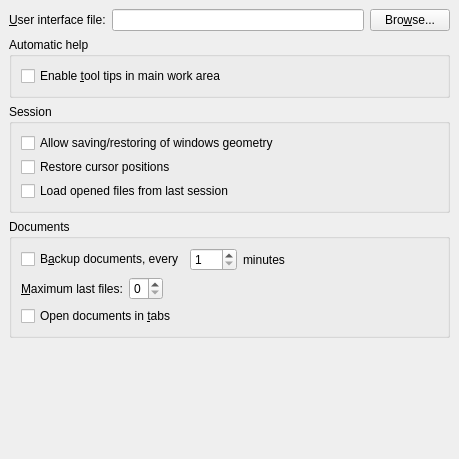
<ui version="4.0" >
 <class>PrefUi</class>
 <widget class="QWidget" name="PrefUi" >
  <property name="geometry" >
   <rect>
    <x>0</x>
    <y>0</y>
    <width>459</width>
    <height>459</height>
   </rect>
  </property>
  <property name="sizePolicy" >
   <sizepolicy>
    <hsizetype>0</hsizetype>
    <vsizetype>0</vsizetype>
    <horstretch>0</horstretch>
    <verstretch>0</verstretch>
   </sizepolicy>
  </property>
  <property name="windowTitle" >
   <string/>
  </property>
  <layout class="QGridLayout" >
   <property name="margin" >
    <number>9</number>
   </property>
   <property name="spacing" >
    <number>6</number>
   </property>
   <item row="2" column="0" colspan="3" >
    <widget class="QGroupBox" name="GeometryGB" >
     <property name="title" >
      <string>Session</string>
     </property>
     <property name="flat" >
      <bool>true</bool>
     </property>
     <layout class="QGridLayout" >
      <property name="margin" >
       <number>9</number>
      </property>
      <property name="spacing" >
       <number>4</number>
      </property>
      <item row="0" column="0" >
       <widget class="QCheckBox" name="allowGeometrySessionCB" >
        <property name="enabled" >
         <bool>true</bool>
        </property>
        <property name="toolTip" >
         <string>Restore to cursor position when the file was last closed</string>
        </property>
        <property name="text" >
         <string>Allow saving/restoring of windows geometry</string>
        </property>
       </widget>
      </item>
      <item row="1" column="0" >
       <widget class="QCheckBox" name="restoreCursorCB" >
        <property name="text" >
         <string>Restore cursor positions</string>
        </property>
       </widget>
      </item>
      <item row="2" column="0" >
       <widget class="QCheckBox" name="loadSessionCB" >
        <property name="text" >
         <string>Load opened files from last session</string>
        </property>
       </widget>
      </item>
     </layout>
    </widget>
   </item>
   <item row="3" column="0" colspan="3" >
    <widget class="QGroupBox" name="documentsGB" >
     <property name="title" >
      <string>Documents</string>
     </property>
     <property name="flat" >
      <bool>true</bool>
     </property>
     <layout class="QGridLayout" >
      <property name="margin" >
       <number>9</number>
      </property>
      <property name="spacing" >
       <number>6</number>
      </property>
      <item row="1" column="0" colspan="4" >
       <layout class="QHBoxLayout" >
        <property name="margin" >
         <number>0</number>
        </property>
        <property name="spacing" >
         <number>6</number>
        </property>
        <item>
         <widget class="QLabel" name="lastfilesLA" >
          <property name="text" >
           <string>&amp;Maximum last files:</string>
          </property>
          <property name="buddy" >
           <cstring>lastfilesSB</cstring>
          </property>
         </widget>
        </item>
        <item>
         <widget class="QSpinBox" name="lastfilesSB" >
          <property name="maximum" >
           <number>9</number>
          </property>
         </widget>
        </item>
        <item>
         <spacer>
          <property name="orientation" >
           <enum>Qt::Horizontal</enum>
          </property>
          <property name="sizeHint" >
           <size>
            <width>40</width>
            <height>20</height>
           </size>
          </property>
         </spacer>
        </item>
       </layout>
      </item>
      <item row="0" column="3" >
       <spacer>
        <property name="orientation" >
         <enum>Qt::Horizontal</enum>
        </property>
        <property name="sizeHint" >
         <size>
          <width>61</width>
          <height>21</height>
         </size>
        </property>
       </spacer>
      </item>
      <item row="0" column="2" >
       <widget class="QLabel" name="TextLabel1" >
        <property name="text" >
         <string>minutes</string>
        </property>
       </widget>
      </item>
      <item row="0" column="1" >
       <widget class="QSpinBox" name="autoSaveSB" >
        <property name="maximum" >
         <number>300</number>
        </property>
        <property name="minimum" >
         <number>1</number>
        </property>
       </widget>
      </item>
      <item row="0" column="0" >
       <widget class="QCheckBox" name="autoSaveCB" >
        <property name="text" >
         <string>B&amp;ackup documents, every</string>
        </property>
       </widget>
      </item>
      <item row="2" column="0" colspan="4" >
       <widget class="QCheckBox" name="openDocumentsInTabsCB" >
        <property name="text" >
         <string>Open documents in &amp;tabs</string>
        </property>
       </widget>
      </item>
     </layout>
    </widget>
   </item>
   <item row="6" column="0" colspan="3" >
    <spacer>
     <property name="orientation" >
      <enum>Qt::Vertical</enum>
     </property>
     <property name="sizeHint" >
      <size>
       <width>395</width>
       <height>16</height>
      </size>
     </property>
    </spacer>
   </item>
   <item row="1" column="0" colspan="3" >
    <widget class="QGroupBox" name="pixmapCacheGB_2" >
     <property name="title" >
      <string>Automatic help</string>
     </property>
     <property name="alignment" >
      <set>Qt::AlignLeading|Qt::AlignLeft|Qt::AlignTop</set>
     </property>
     <property name="flat" >
      <bool>true</bool>
     </property>
     <layout class="QGridLayout" >
      <property name="margin" >
       <number>9</number>
      </property>
      <property name="spacing" >
       <number>4</number>
      </property>
      <item row="0" column="0" >
       <widget class="QCheckBox" name="tooltipCB" >
        <property name="toolTip" >
         <string>Checking this allow the automatic display of helpful comments for insets in the main work area of an edited document</string>
        </property>
        <property name="text" >
         <string>Enable &amp;tool tips in main work area</string>
        </property>
       </widget>
      </item>
     </layout>
    </widget>
   </item>
   <item row="0" column="2" >
    <widget class="QPushButton" name="uiFilePB" >
     <property name="text" >
      <string>Bro&amp;wse...</string>
     </property>
    </widget>
   </item>
   <item row="0" column="1" >
    <widget class="QLineEdit" name="uiFileED" />
   </item>
   <item row="0" column="0" >
    <widget class="QLabel" name="uiFileLA" >
     <property name="text" >
      <string>&amp;User interface file:</string>
     </property>
     <property name="buddy" >
      <cstring>uiFileED</cstring>
     </property>
    </widget>
   </item>
  </layout>
 </widget>
 <layoutdefault spacing="4" margin="9" />
 <tabstops>
  <tabstop>uiFileED</tabstop>
  <tabstop>uiFilePB</tabstop>
  <tabstop>tooltipCB</tabstop>
  <tabstop>restoreCursorCB</tabstop>
  <tabstop>allowGeometrySessionCB</tabstop>
  <tabstop>loadSessionCB</tabstop>
  <tabstop>autoSaveCB</tabstop>
  <tabstop>autoSaveSB</tabstop>
  <tabstop>lastfilesSB</tabstop>
  <tabstop>openDocumentsInTabsCB</tabstop>
 </tabstops>
 <includes>
  <include location="local" >qt_helpers.h</include>
 </includes>
 <resources/>
 <connections/>
</ui>
